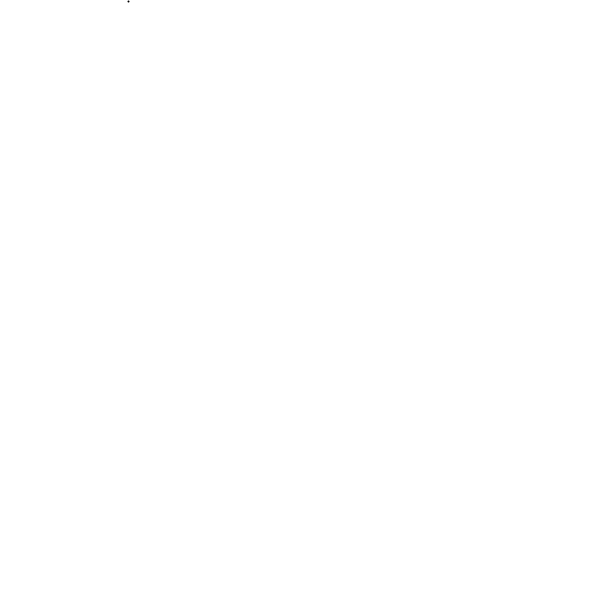
Frame 1 (no input)
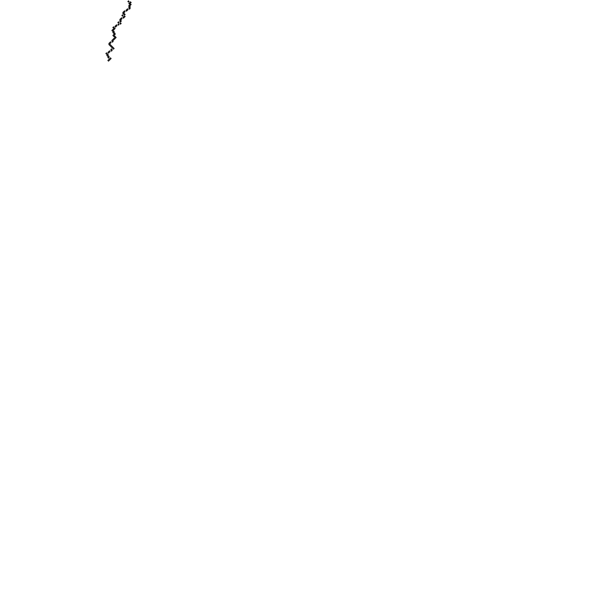
Frame 60 (the mouse pressed at the canvas centre just before this capture)
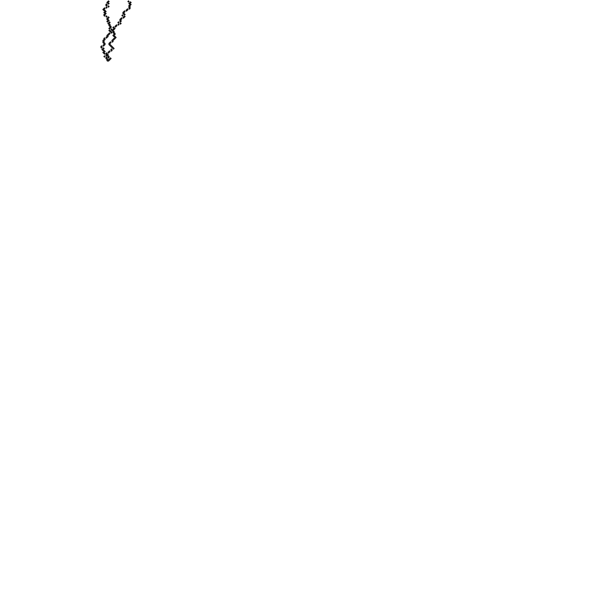
Frame 120 (the mouse held since frame 60 and released just before this capture)

The Processing sketch that drew these frames (run headless with seeded random() and noise(); from frame 60 on, the mouse is pressed at the canvas centre):

// Processing sketch: processing_38408
// ── processing_38408.pde

// start somewhere in the top left 1/3 of the wall
//draw a point, move down one space and two spaces left or right, draw another point
//repeat these two steps until the floor is reached
//if the left edge is reached, start over
//decrease the line weight lower on the wall 
//stop when 20 lines are made

float x, y;

void setup() {
  size(600, 600);
  background(255);
  strokeWeight(2);
  smooth();
  frameRate(10000);
  x = random(0, width*1/3);
  y = 0;
}

float count = 0;
float num = 12000;

void draw() {
  if (count< num) {
    x = x + random(-2, 2);
    y = y +1;
    stroke(y/5);
    point(x, y); 
    //when the line reach the bottom or
    // the left edge a new line starts
    if ((y>=600)||(x<=0)) {
      y=0;
      x= random(0, width*1/3);
    }

    count++;
  }
}
//start over if moused is pressed
void mousePressed() {
  background(255);
  count=0;
  y=0;
}
